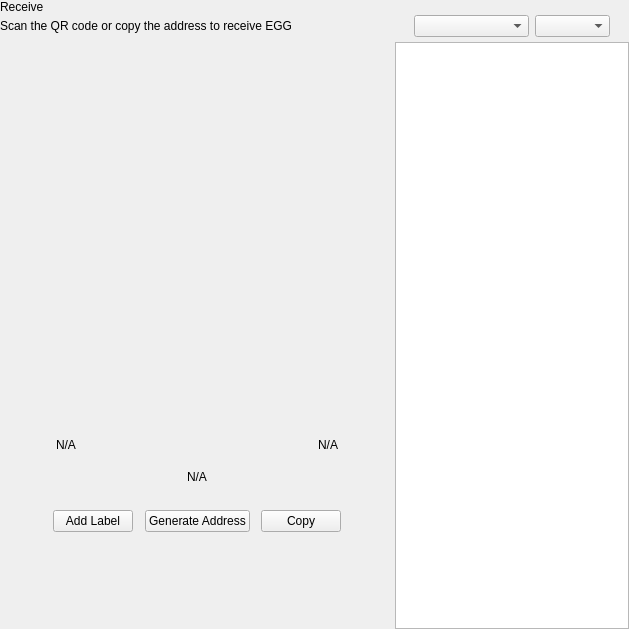
<?xml version="1.0" encoding="UTF-8"?>
<ui version="4.0">
 <class>ReceiveWidget</class>
 <widget class="QWidget" name="ReceiveWidget">
  <property name="geometry">
   <rect>
    <x>0</x>
    <y>0</y>
    <width>629</width>
    <height>629</height>
   </rect>
  </property>
  <property name="minimumSize">
   <size>
    <width>0</width>
    <height>0</height>
   </size>
  </property>
  <property name="windowTitle">
   <string>Form</string>
  </property>
  <layout class="QHBoxLayout" name="horizontalLayout_2" stretch="2,1">
   <property name="spacing">
    <number>0</number>
   </property>
   <property name="leftMargin">
    <number>0</number>
   </property>
   <property name="topMargin">
    <number>0</number>
   </property>
   <property name="rightMargin">
    <number>0</number>
   </property>
   <property name="bottomMargin">
    <number>0</number>
   </property>
   <item>
    <widget class="QWidget" name="left" native="true">
     <layout class="QVBoxLayout" name="verticalLayout_3">
      <property name="leftMargin">
       <number>0</number>
      </property>
      <property name="topMargin">
       <number>0</number>
      </property>
      <property name="rightMargin">
       <number>0</number>
      </property>
      <property name="bottomMargin">
       <number>0</number>
      </property>
      <item>
       <layout class="QVBoxLayout" name="verticalLayout_2">
        <property name="spacing">
         <number>0</number>
        </property>
        <property name="leftMargin">
         <number>0</number>
        </property>
        <item>
         <layout class="QHBoxLayout" name="horizontalLayout_3">
          <property name="spacing">
           <number>0</number>
          </property>
          <item>
           <layout class="QVBoxLayout" name="verticalLayout_4">
            <property name="spacing">
             <number>5</number>
            </property>
            <item>
             <widget class="QLabel" name="labelTitle">
              <property name="text">
               <string>Receive</string>
              </property>
             </widget>
            </item>
            <item alignment="Qt::AlignTop">
             <widget class="QLabel" name="labelSubtitle1">
              <property name="text">
               <string>Scan the QR code or copy the address to receive EGG</string>
              </property>
             </widget>
            </item>
           </layout>
          </item>
          <item>
           <spacer name="horizontalSpacer">
            <property name="orientation">
             <enum>Qt::Horizontal</enum>
            </property>
            <property name="sizeHint" stdset="0">
             <size>
              <width>40</width>
              <height>20</height>
             </size>
            </property>
           </spacer>
          </item>
         </layout>
        </item>
        <item>
         <spacer name="verticalSpacer_2">
          <property name="orientation">
           <enum>Qt::Vertical</enum>
          </property>
          <property name="sizeType">
           <enum>QSizePolicy::Expanding</enum>
          </property>
          <property name="sizeHint" stdset="0">
           <size>
            <width>20</width>
            <height>50</height>
           </size>
          </property>
         </spacer>
        </item>
        <item alignment="Qt::AlignHCenter">
         <widget class="QWidget" name="layoutQR" native="true">
          <property name="maximumSize">
           <size>
            <width>510</width>
            <height>16777215</height>
           </size>
          </property>
          <layout class="QVBoxLayout" name="verticalLayoutQr">
           <item>
            <spacer name="verticalSpacer11">
             <property name="orientation">
              <enum>Qt::Vertical</enum>
             </property>
             <property name="sizeType">
              <enum>QSizePolicy::Fixed</enum>
             </property>
             <property name="sizeHint" stdset="0">
              <size>
               <width>20</width>
               <height>20</height>
              </size>
             </property>
            </spacer>
           </item>
           <item alignment="Qt::AlignHCenter">
            <widget class="QLabel" name="labelQrImg">
             <property name="minimumSize">
              <size>
               <width>260</width>
               <height>260</height>
              </size>
             </property>
             <property name="maximumSize">
              <size>
               <width>260</width>
               <height>260</height>
              </size>
             </property>
             <property name="text">
              <string/>
             </property>
             <property name="alignment">
              <set>Qt::AlignCenter</set>
             </property>
            </widget>
           </item>
           <item>
            <spacer name="verticalSpacer_21">
             <property name="orientation">
              <enum>Qt::Vertical</enum>
             </property>
             <property name="sizeType">
              <enum>QSizePolicy::Fixed</enum>
             </property>
             <property name="sizeHint" stdset="0">
              <size>
               <width>20</width>
               <height>30</height>
              </size>
             </property>
            </spacer>
           </item>
           <item>
            <widget class="QWidget" name="widget" native="true">
             <property name="minimumSize">
              <size>
               <width>0</width>
               <height>0</height>
              </size>
             </property>
             <layout class="QHBoxLayout" name="horizontalLayout_5">
              <item>
               <widget class="QLabel" name="labelLabel">
                <property name="text">
                 <string notr="true">N/A</string>
                </property>
               </widget>
              </item>
              <item>
               <spacer name="horizontalSpacer_2">
                <property name="orientation">
                 <enum>Qt::Horizontal</enum>
                </property>
                <property name="sizeHint" stdset="0">
                 <size>
                  <width>141</width>
                  <height>20</height>
                 </size>
                </property>
               </spacer>
              </item>
              <item>
               <widget class="QLabel" name="labelDate">
                <property name="text">
                 <string notr="true">N/A</string>
                </property>
                <property name="alignment">
                 <set>Qt::AlignRight|Qt::AlignTrailing|Qt::AlignVCenter</set>
                </property>
               </widget>
              </item>
             </layout>
            </widget>
           </item>
           <item>
            <widget class="QLabel" name="labelAddress">
             <property name="sizePolicy">
              <sizepolicy hsizetype="Expanding" vsizetype="Preferred">
               <horstretch>0</horstretch>
               <verstretch>0</verstretch>
              </sizepolicy>
             </property>
             <property name="minimumSize">
              <size>
               <width>300</width>
               <height>0</height>
              </size>
             </property>
             <property name="text">
              <string notr="true">N/A</string>
             </property>
             <property name="alignment">
              <set>Qt::AlignCenter</set>
             </property>
            </widget>
           </item>
           <item>
            <spacer name="verticalSpacer_4">
             <property name="orientation">
              <enum>Qt::Vertical</enum>
             </property>
             <property name="sizeType">
              <enum>QSizePolicy::Fixed</enum>
             </property>
             <property name="sizeHint" stdset="0">
              <size>
               <width>20</width>
               <height>20</height>
              </size>
             </property>
            </spacer>
           </item>
           <item>
            <layout class="QHBoxLayout" name="horizontalLayout_4">
             <item alignment="Qt::AlignHCenter">
              <widget class="QPushButton" name="pushButtonLabel">
               <property name="focusPolicy">
                <enum>Qt::NoFocus</enum>
               </property>
               <property name="text">
                <string>Add Label</string>
               </property>
              </widget>
             </item>
             <item alignment="Qt::AlignHCenter">
              <widget class="QPushButton" name="pushButtonNewAddress">
               <property name="focusPolicy">
                <enum>Qt::NoFocus</enum>
               </property>
               <property name="text">
                <string>Generate Address</string>
               </property>
              </widget>
             </item>
             <item alignment="Qt::AlignHCenter">
              <widget class="QPushButton" name="pushButtonCopy">
               <property name="focusPolicy">
                <enum>Qt::NoFocus</enum>
               </property>
               <property name="text">
                <string>Copy</string>
               </property>
              </widget>
             </item>
            </layout>
           </item>
           <item>
            <spacer name="verticalSpacer_3">
             <property name="orientation">
              <enum>Qt::Vertical</enum>
             </property>
             <property name="sizeType">
              <enum>QSizePolicy::Expanding</enum>
             </property>
             <property name="sizeHint" stdset="0">
              <size>
               <width>20</width>
               <height>20</height>
              </size>
             </property>
            </spacer>
           </item>
          </layout>
         </widget>
        </item>
        <item>
         <spacer name="verticalSpacer">
          <property name="orientation">
           <enum>Qt::Vertical</enum>
          </property>
          <property name="sizeHint" stdset="0">
           <size>
            <width>20</width>
            <height>40</height>
           </size>
          </property>
         </spacer>
        </item>
       </layout>
      </item>
     </layout>
    </widget>
   </item>
   <item>
    <widget class="QWidget" name="right" native="true">
     <layout class="QVBoxLayout" name="verticalLayout_5">
      <property name="spacing">
       <number>0</number>
      </property>
      <property name="leftMargin">
       <number>1</number>
      </property>
      <property name="topMargin">
       <number>0</number>
      </property>
      <property name="rightMargin">
       <number>0</number>
      </property>
      <property name="bottomMargin">
       <number>0</number>
      </property>
      <item>
       <layout class="QVBoxLayout" name="container_right">
        <property name="spacing">
         <number>0</number>
        </property>
        <property name="leftMargin">
         <number>0</number>
        </property>
        <property name="rightMargin">
         <number>0</number>
        </property>
        <item>
         <layout class="QVBoxLayout" name="verticalLayout">
          <property name="spacing">
           <number>6</number>
          </property>
          <property name="leftMargin">
           <number>19</number>
          </property>
          <property name="rightMargin">
           <number>19</number>
          </property>
          <item>
           <widget class="OptionButton" name="btnRequest" native="true"/>
          </item>
          <item>
           <widget class="OptionButton" name="btnMyAddresses" native="true">
            <property name="sizePolicy">
             <sizepolicy hsizetype="Preferred" vsizetype="Minimum">
              <horstretch>0</horstretch>
              <verstretch>0</verstretch>
             </sizepolicy>
            </property>
           </widget>
          </item>
         </layout>
        </item>
        <item>
         <widget class="QWidget" name="sortWidget" native="true">
          <layout class="QHBoxLayout" name="horizontalLayout_6">
           <property name="leftMargin">
            <number>19</number>
           </property>
           <property name="rightMargin">
            <number>19</number>
           </property>
           <property name="bottomMargin">
            <number>5</number>
           </property>
           <item>
            <spacer name="horizontalSpacer_3">
             <property name="orientation">
              <enum>Qt::Horizontal</enum>
             </property>
             <property name="sizeHint" stdset="0">
              <size>
               <width>40</width>
               <height>20</height>
              </size>
             </property>
            </spacer>
           </item>
           <item>
            <widget class="QComboBox" name="comboBoxSort">
             <property name="sizePolicy">
              <sizepolicy hsizetype="Preferred" vsizetype="Fixed">
               <horstretch>0</horstretch>
               <verstretch>0</verstretch>
              </sizepolicy>
             </property>
             <property name="minimumSize">
              <size>
               <width>115</width>
               <height>0</height>
              </size>
             </property>
            </widget>
           </item>
           <item>
            <widget class="QComboBox" name="comboBoxSortOrder">
             <property name="sizePolicy">
              <sizepolicy hsizetype="Preferred" vsizetype="Fixed">
               <horstretch>0</horstretch>
               <verstretch>0</verstretch>
              </sizepolicy>
             </property>
             <property name="minimumSize">
              <size>
               <width>75</width>
               <height>0</height>
              </size>
             </property>
            </widget>
           </item>
          </layout>
         </widget>
        </item>
        <item>
         <widget class="QListView" name="listViewAddress"/>
        </item>
       </layout>
      </item>
     </layout>
    </widget>
   </item>
  </layout>
 </widget>
 <customwidgets>
  <customwidget>
   <class>OptionButton</class>
   <extends>QWidget</extends>
   <header>qt/pivx/optionbutton.h</header>
   <container>1</container>
  </customwidget>
 </customwidgets>
 <resources/>
 <connections/>
</ui>
